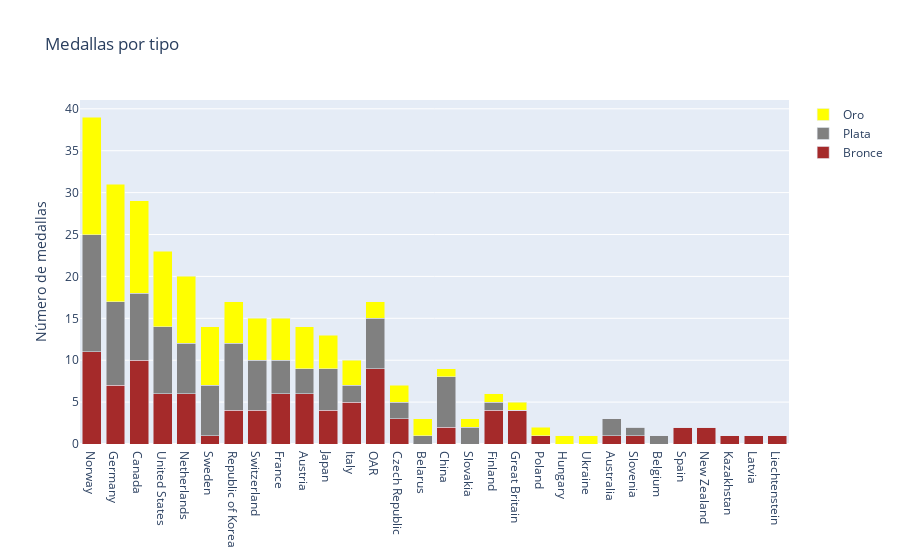

The notebook cell saved with this chart:
### Markdown cell above
### Fusionar las tres barras en una.

### Code cell
datos = [bronce, plata, oro]
capa = go.Layout(title='Medallas por tipo', yaxis=dict(title='Número de medallas'), barmode='stack')
figure = go.Figure(data=datos, layout=capa)
pyo.iplot(figure)

### Figure 1 — Plotly figure (JSON) as saved in the notebook; plotly's stock layout.template omitted (floating-point values rounded to 4 significant figures)
{"data": [{"marker": {"color": "brown"}, "name": "Bronce", "type": "bar", "x": ["Norway", "Germany", "Canada", "United States", "Netherlands", "Sweden", "Republic of Korea", "Switzerland", "France", "Austria", "Japan", "Italy", "OAR", "Czech Republic", "Belarus", "China", "Slovakia", "Finland", "Great Britain", "Poland", "Hungary", "Ukraine", "Australia", "Slovenia", "Belgium", "Spain", "New Zealand", "Kazakhstan", "Latvia", "Liechtenstein"], "y": [11, 7, 10, 6, 6, 1, 4, 4, 6, 6, 4, 5, 9, 3, 0, 2, 0, 4, 4, 1, 0, 0, 1, 1, 0, 2, 2, 1, 1, 1]}, {"marker": {"color": "gray"}, "name": "Plata", "type": "bar", "x": ["Norway", "Germany", "Canada", "United States", "Netherlands", "Sweden", "Republic of Korea", "Switzerland", "France", "Austria", "Japan", "Italy", "OAR", "Czech Republic", "Belarus", "China", "Slovakia", "Finland", "Great Britain", "Poland", "Hungary", "Ukraine", "Australia", "Slovenia", "Belgium", "Spain", "New Zealand", "Kazakhstan", "Latvia", "Liechtenstein"], "y": [14, 10, 8, 8, 6, 6, 8, 6, 4, 3, 5, 2, 6, 2, 1, 6, 2, 1, 0, 0, 0, 0, 2, 1, 1, 0, 0, 0, 0, 0]}, {"marker": {"color": "yellow"}, "name": "Oro", "type": "bar", "x": ["Norway", "Germany", "Canada", "United States", "Netherlands", "Sweden", "Republic of Korea", "Switzerland", "France", "Austria", "Japan", "Italy", "OAR", "Czech Republic", "Belarus", "China", "Slovakia", "Finland", "Great Britain", "Poland", "Hungary", "Ukraine", "Australia", "Slovenia", "Belgium", "Spain", "New Zealand", "Kazakhstan", "Latvia", "Liechtenstein"], "y": [14, 14, 11, 9, 8, 7, 5, 5, 5, 5, 4, 3, 2, 2, 2, 1, 1, 1, 1, 1, 1, 1, 0, 0, 0, 0, 0, 0, 0, 0]}], "layout": {"barmode": "stack", "title": {"text": "Medallas por tipo"}, "yaxis": {"title": {"text": "Número de medallas"}}}}
